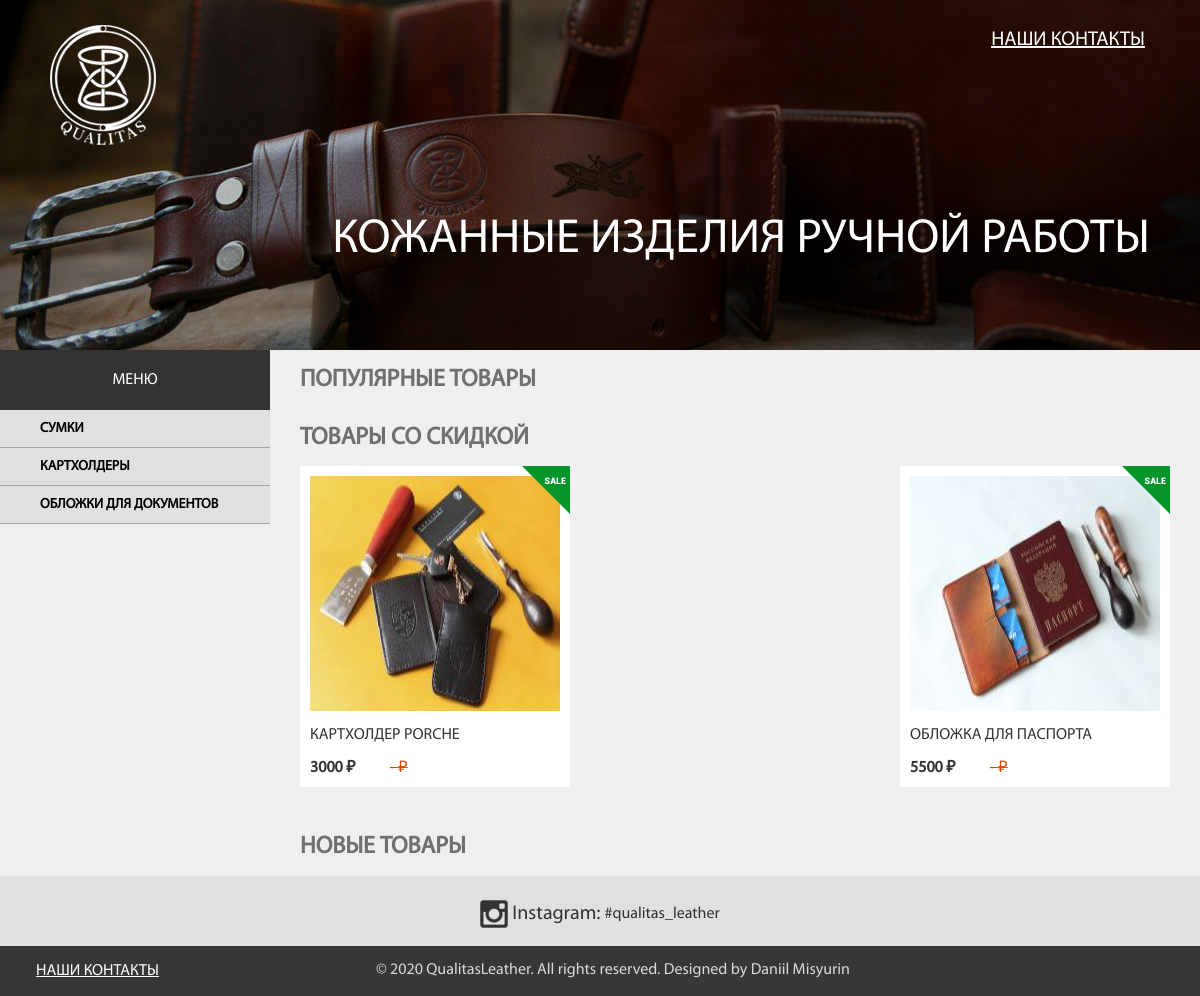
The app's page /, older data.
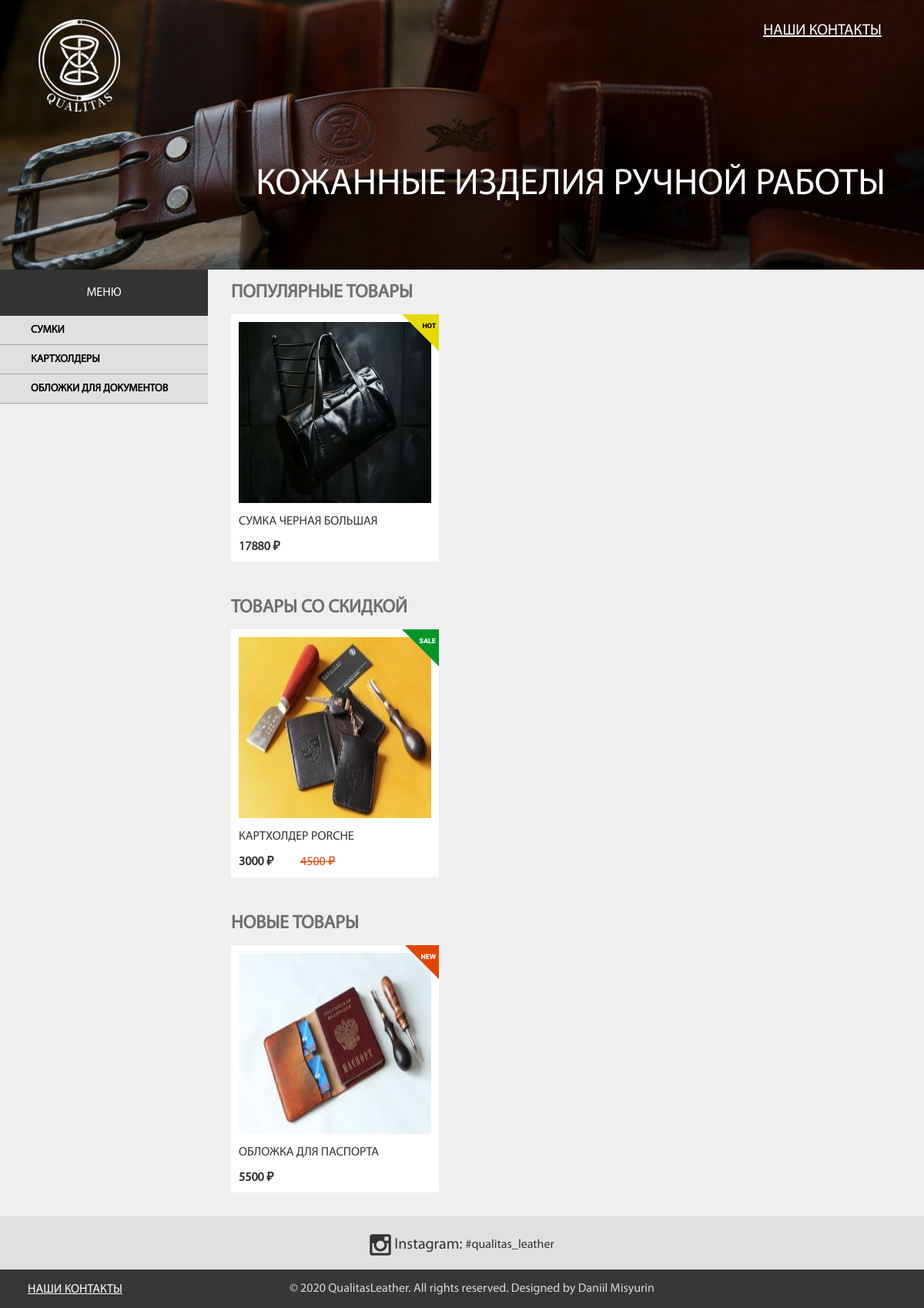
The same page, newer data.
### appProductCategory/models.py (models this page shows, shortened)
class ProductCategory(models.Model):
    product_category_name = models.CharField(max_length=200, verbose_name='Категория товара')
    class Meta:
        verbose_name = "Категория товара"
        verbose_name_plural = "Категории товаров"

### appProductItem/models.py (models this page shows, shortened)
class ProductItem(models.Model):
    product_name = models.CharField(max_length=255, verbose_name='Наименование')
    product_category = models.ForeignKey(ProductCategory, on_delete=models.PROTECT, verbose_name='Категория товара')
    product_group = models.ForeignKey(ProductGroup, on_delete=models.PROTECT, verbose_name='Группа товара')
    product_price = models.CharField(max_length=255, verbose_name='Цена')
    product_old_price = models.CharField(max_length=255, default='-',  verbose_name='Старая цена')
    product_color = models.ForeignKey(ProductColor, on_delete=models.PROTECT, verbose_name='Цвет')
    product_material = models.ForeignKey(ProductMaterial, on_delete=models.PROTECT, verbose_name='Материал')
    product_fitting = models.ForeignKey(ProductFitting, on_delete=models.PROTECT, null=True, blank=True, verbose_name='Фурнитура')
    product_make_time = models.ForeignKey(ProductMakeTime, on_delete=models.PROTECT, verbose_name='Время изготовления')
    product_size = models.CharField(max_length=255, verbose_name='Размер')
    product_description = models.TextField(verbose_name='Описание')
    product_img_main = models.ImageField(upload_to='product_img/', verbose_name='Картинка для группы товаров 250х235')
    product_img_main_alt = models.CharField(max_length=255, verbose_name='Альтернативный текст фото')
    class Meta:
        verbose_name = "Товар"
        verbose_name_plural = "1. Товары"

### appCMS/views.py (the view)
# urls.py: path('', index_page),
def index_page(request):
    prodItemsInGroups = getProdItemInGroups()
    return render(request, './index.html', {
        'productCategoryList' : productCategoryList,
        'prodItemsInGroups' : prodItemsInGroups,
    })

### appProductItem/views.py (called while the page is built)
def getProdItemInGroups():
    products = ProductItem.objects.select_related('product_category').exclude(product_group=1)
    return products

### templates/index.html
{% extends 'base.html' %}
{% load static %}
{% block mainContent %}
<div class="main-content">
    <section class="product-grid">
        <h1 class="main-h1-title product-grid__title">Популярные товары</h1>
        <ul class="product-grid__list">
            {% for prodItem in prodItemsInGroups %}
                {% if prodItem.product_group.id == 4 %}
                    <li class="product">
                        <a href="/product/{{prodItem.id}}" class="product__link">
                            <div class="product__image-wraper">
                                <img src="{{prodItem.product_img_main.url}}" alt="{{prodItem.product_img_main_alt}}" class="product__img">
                            </div>
                            <div class="product__description-wrap">
                                <p class="product__title">{{prodItem.product_name}}</p>
                                <p class="product__price">{{prodItem.product_price}} &#8381;</p>
                            </div>
                            <span class="triangle-field-hot"></span>
                            <span class="triangle-text-hot">hot</span>
                        </a>
                    </li>
                {% endif %}
            {% endfor %}
        </ul>
    </section>
    <section class="product-grid">
        <h1 class="main-h1-title product-grid__title">Товары со скидкой</h1>
        <ul class="product-grid__list">
            {% for prodItem in prodItemsInGroups %}
                {% if prodItem.product_group.id == 2 %}
                    <li class="product">
                        <a href="/product/{{prodItem.id}}" class="product__link">
                            <div class="product__image-wraper">
                                <img src="{{prodItem.product_img_main.url}}" alt="{{prodItem.product_img_main_alt}}" class="product__img">
                            </div>
                            <div class="product__description-wrap">
                                <p class="product__title">{{prodItem.product_name}}</p>
                                <p class="product__price">{{prodItem.product_price}} &#8381;</p>
                                <p class="product__sale-price">{{prodItem.product_old_price}} &#8381;</p>
                            </div>
                            <span class="triangle-field-sale"></span>
                            <span class="triangle-text-sale">sale</span>
                        </a>
                    </li>
                {% endif %}
            {% endfor %}
        </ul>
    </section>
    <section class="product-grid">
        <h1 class="main-h1-title product-grid__title">Новые товары</h1>
        <ul class="product-grid__list">
            {% for prodItem in prodItemsInGroups %}
                {% if prodItem.product_group.id == 3 %}
                    <li class="product">
                        <a href="/product/{{prodItem.id}}" class="product__link">
                            <div class="product__image-wraper">
                                <img src="{{prodItem.product_img_main.url}}" alt="{{prodItem.product_img_main_alt}}" class="product__img">
                            </div>
                            <div class="product__description-wrap">
                                <p class="product__title">{{prodItem.product_name}}</p>
                                <p class="product__price">{{prodItem.product_price}} &#8381;</p>
                            </div>
                            <span class="triangle-field-new"></span>
                            <span class="triangle-text-new">new</span>
                        </a>
                    </li>
                {% endif %}
            {% endfor %}
        </ul>
    </section>
</div>
{% endblock %}

### templates/base.html (shortened to what this page needs)
<!DOCTYPE html>
{% load static %}
<html>
<head>
    <link rel="stylesheet" href="{% static 'font-awesome-4.7.0/css/font-awesome.min.css' %}">
    <link rel="stylesheet" href="{% static 'css/normalize.css' %}">
    <link rel="stylesheet" href="{% static 'css/fancybox4.css' %}">
    <link rel="stylesheet" href="{% static 'css/style.css' %}">
</head>
<body class="page">
    <div class=page-wrapper>
        {% include 'includes/header.html' %}
        <main class="page-main">
            {% include 'includes/nav-left.html' %}
            {% block mainContent %}
            {% endblock %}
        </main>
    </div>
    {% include 'includes/footer.html' %}
</body>
</html>

### templates/includes/header.html
{% load static %}
<header class="page-header">
    <div class="page-header__logo-wrap">
        <a href="/" class="page-header__logo-link">
            <picture>
                <source media="(min-width: 768px)" srcset="{% static 'img/logo-big.png' %}">
                <img class="page-header__logo-img" src="{% static 'img/logo-small.png' %}" alt="Логотип мастерской Qualitas Leather">
            </picture>
        </a>
    </div>
    <a href="/contacts/" class="button-our-contacts page-header__our-contacts">Наши контакты</a>
    <p class="page-header__titel">Кожанные изделия<br> ручной работы</p>
</header>

### templates/includes/nav-left.html (shortened to what this page needs)
{% load static %}
<nav class="main-nav">
    <div class="main-nav__title">
        <span class="main-nav__title-text">Меню</span>
    </div>
    <ul class="main-nav__list main-nav__list--closed main-nav__list--nojs">
        {% for productCategory in productCategoryList %}
        <li class="main-nav__item">
            <a class="main-nav__link" href="/category/{{productCategory.id}}">{{productCategory.product_category_name}}</a>
        </li>
        {% endfor %}
    </ul>
</nav>

### templates/includes/footer.html
{% load static %}
<footer class="page-footer">
    <div class="footer-insta">
        <a href="https://www.instagram.com/qualitas_leather/" class="footer-insta__text-block">
            <span class="footer-insta__img-insta"></span>
            <span class="footer-insta__big-text">Instagram:</span> <span class="footer-insta__small-text">#qualitas_leather</span>
        </a>
    </div>
    <div class="footer">
        <a href="/contacts/" class="button-our-contacts footer__our-contacts">Наши контакты</a>
        <p class="footer__designedby">© 2020 QualitasLeather. All rights reserved.<br> Designed by Daniil Misyurin</p>
    </div>
</footer>

Row changes from the older to the newer data that the page shows:
now on this page (row edited): ProductItem: product_img_main (picture), product_name "СУМКА ЧЕРНАЯ БОЛЬШАЯ", product_price "17880", shown under "ПОПУЛЯРНЫЕ ТОВАРЫ"
changed ProductItem "КАРТХОЛДЕР PORCHE": product_old_price "-" → "4500"
changed ProductItem "ОБЛОЖКА ДЛЯ ПАСПОРТА": moves from the list under "ТОВАРЫ СО СКИДКОЙ" to the list under "НОВЫЕ ТОВАРЫ"
